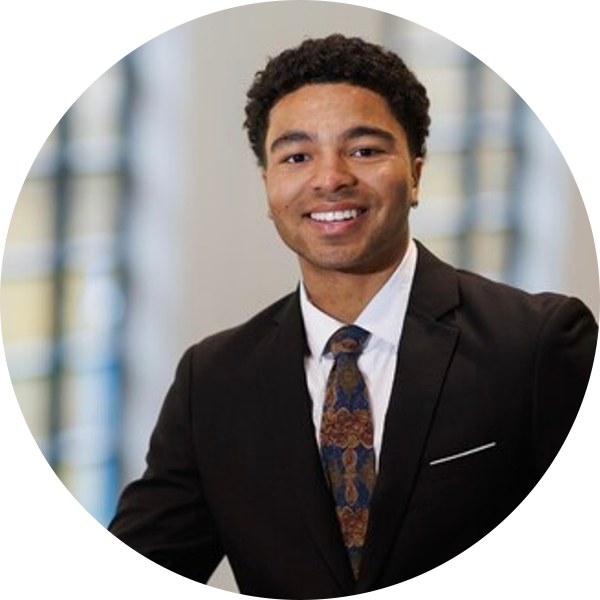
#> input picture assets/deck-v2/ian_c.png, 600 x 600 px; its folder holds 4 pictures in this run
$ python optimize-deck-assets.py
#> lines starting #> are read from the running program, lines starting #| are printed output that depends on the picture
"""Resize and convert deck-v2 photography to web-sized WebP.

The raw PNGs in assets/deck-v2 are print sized. Pages link the WebP files this
script writes, never the raw PNGs. Run it again if a source image changes.

    python scripts/optimize-deck-assets.py
"""

from pathlib import Path

from PIL import Image

ROOT = Path(__file__).resolve().parent.parent
SRC = ROOT / "assets" / "deck-v2"

# --sl-ink-900, the page background the images sit on
INK = (1, 8, 18, 255)

# name, longest edge in px, square crop
JOBS = [
    ("ian_c", 320, True),
    ("anthony_c", 320, True),
    ("karla_c", 320, True),
    ("joel_c", 320, True),
    ("shot_home", 1184, False),
]


def square(img):
    side = min(img.size)
    left = (img.width - side) // 2
    top = 0 if img.height > img.width else (img.height - side) // 2
    return img.crop((left, top, left + side, top + side))


def on_ink(img):
    """Flatten transparency onto the page background so edges never show black."""
    img = img.convert("RGBA")
#> img is the input picture: PIL image 600x600 RGBA; mean R, G, B, A 89.8, 85.6, 83.8, 200.3
    base = Image.new("RGBA", img.size, INK)
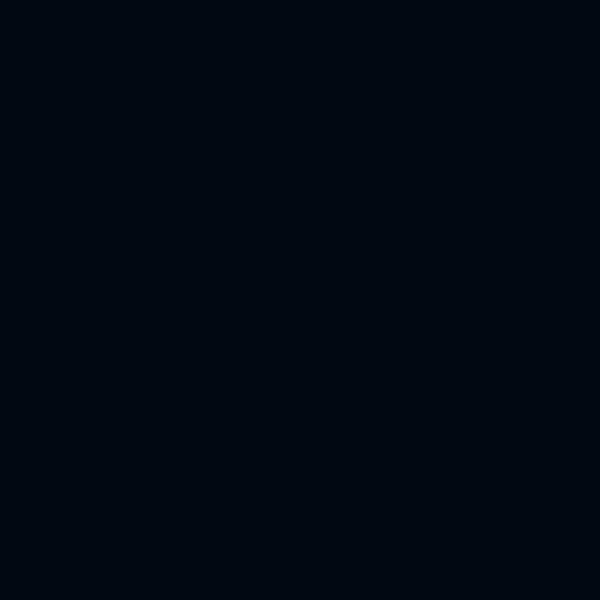
#> base: PIL image 600x600 RGBA; mean R, G, B, A 1, 8, 18, 255
    return Image.alpha_composite(base, img).convert("RGB")
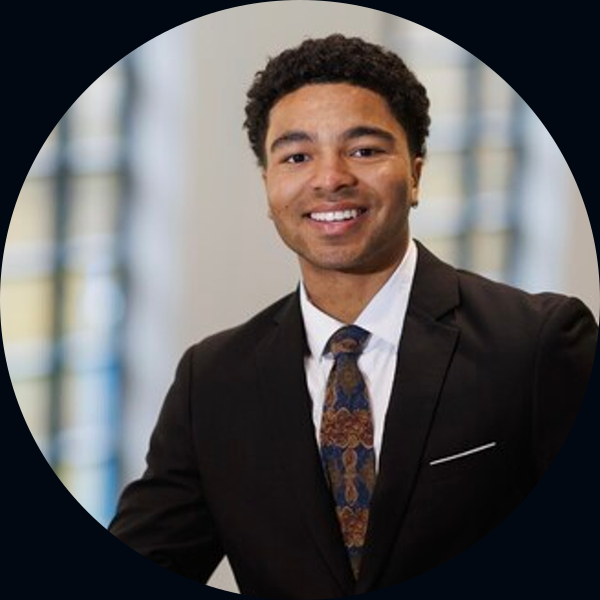
#> returned value: PIL image 600x600 RGB; mean R, G, B 89.7, 87, 87.3


def main():
    for name, edge, crop in JOBS:
        src = SRC / f"{name}.png"
        img = on_ink(Image.open(src))
        if crop:
            img = square(img)
        scale = edge / max(img.size)
#> scale = 0.533
        if scale < 1:
            img = img.resize(
                (round(img.width * scale), round(img.height * scale)),
                Image.LANCZOS,
            )
#> img: PIL image 320x320 RGB
        out = SRC / f"{name}.webp"
        img.save(out, "WEBP", quality=82, method=6)
#> (the run stopped early here; a loop or call above may not have finished)
